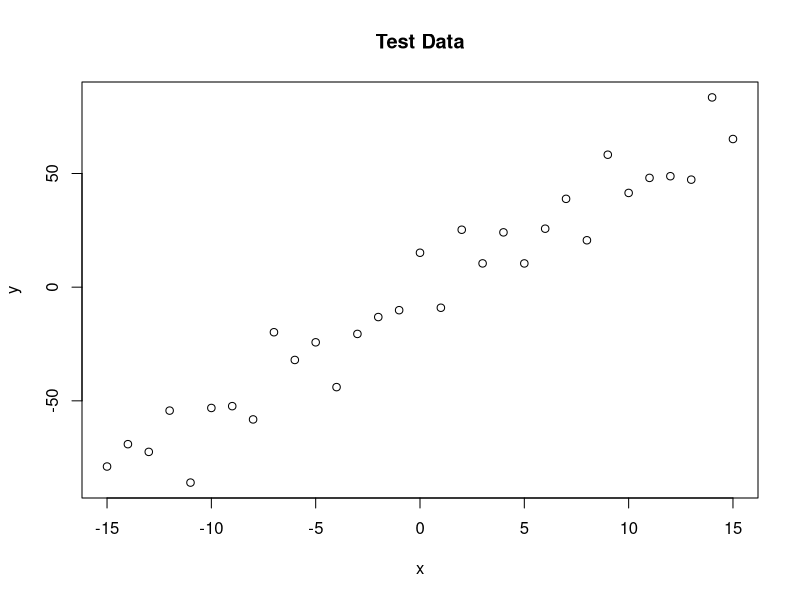
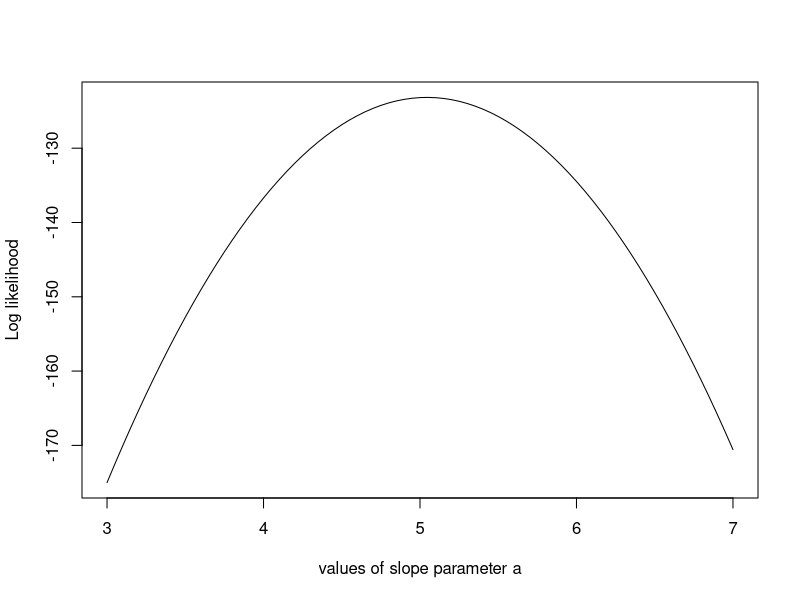
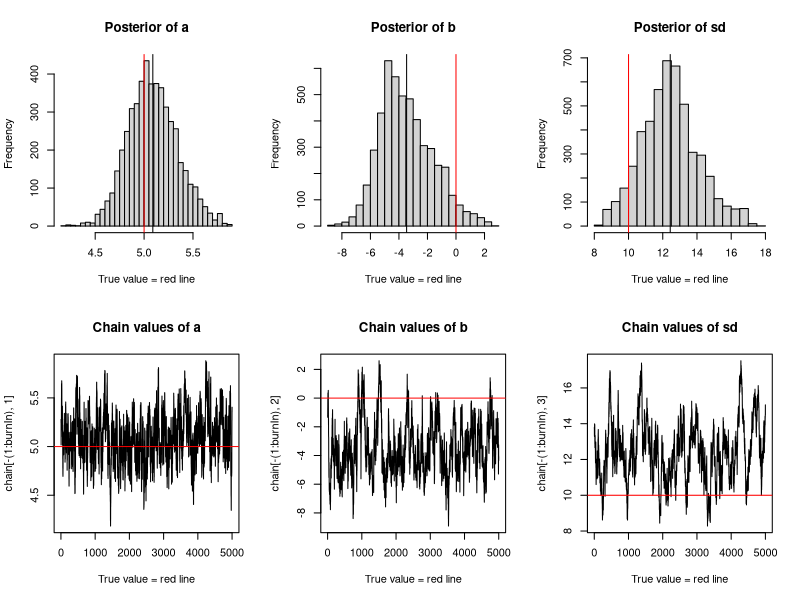

Write R code to recreate these figures, in order.
trueA <- 5
trueB <- 0
trueSd <- 10
sampleSize <- 31

# create independent x-values 
x <- (-(sampleSize-1)/2):((sampleSize-1)/2)
# create dependent values according to ax + b + N(0,sd)
y <-  trueA * x + trueB + rnorm(n=sampleSize,mean=0,sd=trueSd)

plot(x,y, main="Test Data")

likelihood <- function(param){
  a = param[1]
  b = param[2]
  sd = param[3]
  
  pred = a*x + b
  singlelikelihoods = dnorm(y, mean = pred, sd = sd, log = T)
  sumll = sum(singlelikelihoods)
  return(sumll)   
}

# Example: plot the likelihood profile of the slope a
slopevalues <- function(x){return(likelihood(c(x, trueB, trueSd)))}
slopelikelihoods <- lapply(seq(3, 7, by=.05), slopevalues )
plot (seq(3, 7, by=.05), slopelikelihoods , type="l", xlab = "values of slope parameter a", ylab = "Log likelihood")

# Prior distribution
prior <- function(param){
  a = param[1]
  b = param[2]
  sd = param[3]
  aprior = dunif(a, min=0, max=10, log = T)
  bprior = dnorm(b, sd = 5, log = T)
  sdprior = dunif(sd, min=0, max=30, log = T)
  return(aprior+bprior+sdprior)
}

posterior <- function(param){
  return (likelihood(param) + prior(param))
}

proposalfunction <- function(param){
  return(rnorm(3,mean = param, sd= c(0.1,0.5,0.3)))
}

run_metropolis_MCMC <- function(startvalue, iterations){
  chain = array(dim = c(iterations+1,3))
  chain[1,] = startvalue
  for (i in 1:iterations){
    proposal = proposalfunction(chain[i,])
    
    probab = exp(posterior(proposal) - posterior(chain[i,]))
    if (runif(1) < probab){
      chain[i+1,] = proposal
    }else{
      chain[i+1,] = chain[i,]
    }
  }
  return(chain)
}

startvalue = c(4,0,10)
chain = run_metropolis_MCMC(startvalue, 10000)

burnIn = 5000
acceptance = 1-mean(duplicated(chain[-(1:burnIn),]))

### Summary: #######################

plot_summary = function(trueA, trueB, trueSd, burnIn, chain, num_class = 30){
  par(mfrow = c(2,3))
  hist(chain[-(1:burnIn),1],nclass=num_class, , main="Posterior of a", xlab="True value = red line" )
  abline(v = mean(chain[-(1:burnIn),1]))
  abline(v = trueA, col="red" )
  hist(chain[-(1:burnIn),2],nclass=num_class, main="Posterior of b", xlab="True value = red line")
  abline(v = mean(chain[-(1:burnIn),2]))
  abline(v = trueB, col="red" )
  hist(chain[-(1:burnIn),3],nclass=num_class, main="Posterior of sd", xlab="True value = red line")
  abline(v = mean(chain[-(1:burnIn),3]) )
  abline(v = trueSd, col="red" )
  plot(chain[-(1:burnIn),1], type = "l", xlab="True value = red line" , main = "Chain values of a", )
  abline(h = trueA, col="red" )
  plot(chain[-(1:burnIn),2], type = "l", xlab="True value = red line" , main = "Chain values of b", )
  abline(h = trueB, col="red" )
  plot(chain[-(1:burnIn),3], type = "l", xlab="True value = red line" , main = "Chain values of sd", )
  abline(h = trueSd, col="red" )
}

plot_summary(trueA, trueB, trueSd, burnIn, chain, num_class = 30)
# for comparison:
summary(lm(y~x))

